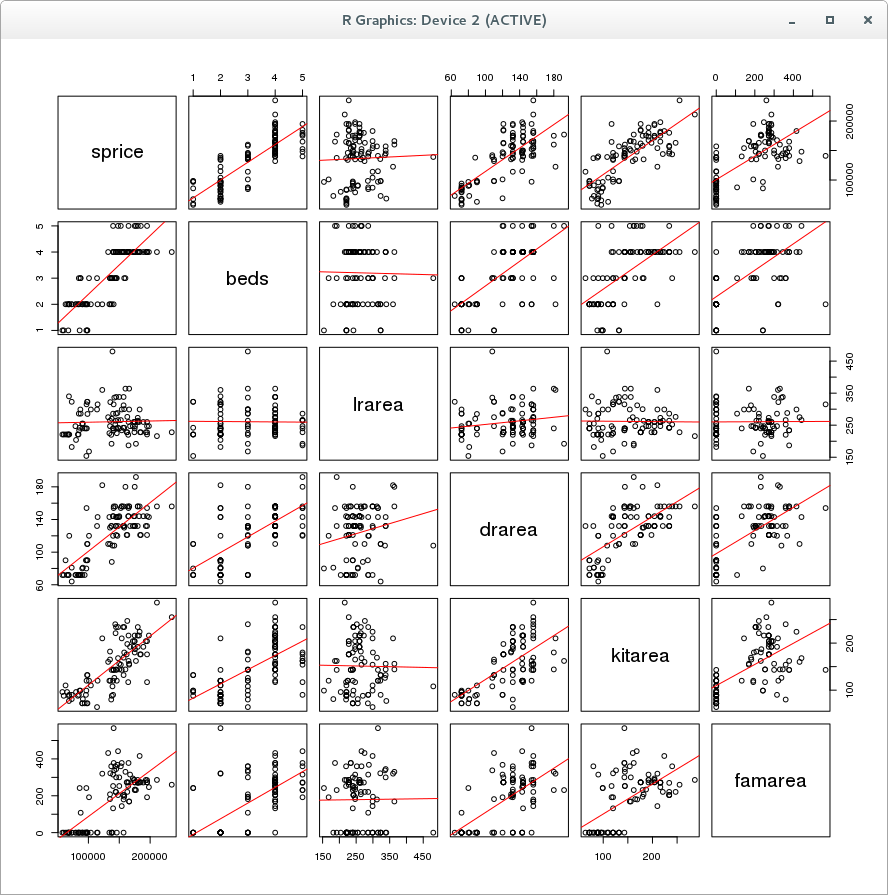

Write R code to recreate this figure.
data <- read.csv("njgolf.csv")
summary(data$sprice)
summary(data$lotsize)
summary(data$beds)
summary(data$drarea)
summary(data$kitarea)
summary(data$lotsizef)

#There are three different prices in the dataset, 
#selling price (sprice), offered price (oprice), 
#and listed price (lprice). Often, different variations 
#of a given concept are provided in data as different 
#fields, which may or may not be the case in this 
#specific situation.  Rely on your understanding 
#of descriptive statistics to build more confidence 
#about the 3 versions of prices of this dataset, by 
#using the summary() command, for example for the sprice 
#field:

summary(data$sprice)
summary(data$oprice)
summary(data$lprice)

hist(data$sprice)
hist(data$oprice)
hist(data$lprice)

library(reshape2) # For the melt function
library(ggplot2)
# Fake data
ZONES = data.frame(sprice=data$sprice, 
                   oprice=data$oprice, 
                   lprice=data$lprice)

# Melt into long format (take a look at the melted data frame to see what melt is doing)
ZONES.M <- melt(ZONES)

ggplot(ZONES.M, aes(value, fill=variable)) +
  geom_density(alpha=0.5)

plot(ecdf(data$sprice))
plot(ecdf(data$oprice))
plot(ecdf(data$lprice))

#range
max(data$sprice, na.rm=TRUE) - min(data$sprice, na.rm=TRUE)
max(data$oprice, na.rm=TRUE) - min(data$oprice, na.rm=TRUE)
max(data$lprice, na.rm=TRUE) - min(data$lprice, na.rm=TRUE)

#variance
var(data$sprice, na.rm=TRUE)
var(data$oprice, na.rm=TRUE)
var(data$lprice, na.rm=TRUE)

#standart deviation
sd(data$sprice, na.rm=TRUE)
sd(data$oprice, na.rm=TRUE)
sd(data$lprice, na.rm=TRUE)

qqplot(data$sprice, data$oprice)
qqplot(data$oprice, data$lprice)
qqplot(data$lprice, data$sprice)


#Check the correlation
cor(data$sprice, data$oprice, method = c("pearson", "kendall", "spearman"))
cor(data$oprice, data$lprice, method = c("pearson", "kendall", "spearman"))
cor(data$lprice, data$sprice, method = c("pearson", "kendall", "spearman"))


library(lattice)
xyplot(sprice ~ lotsize, data=data, scale=list(y=list(alternating=2)), xlab="lot size",ylab="selling price")
xyplot(sprice ~ lotsize | lotsize >0, data=data, scale=list(y=list(alternating=2)), xlab="lot size",ylab="selling price")
xyplot(sprice ~ lotsize, group=factor(data$lotsizef=="house", labels=c("condominium","house")), data=data, panel=panel.superpose, pch=16, scale=list(y=list(alternating=2)), ylab="selling price", key=list(border=T,text=list(c("Condominium","House")),points=list(col=trellis.par.get("superpose.symbol")$col[1:2],pch=16),space="top"))

pairs(sprice ~ beds + lrarea + drarea + kitarea + famarea, data=data)

panel.regression <- function (x, y, col = par("col"), bg = NA, pch = par("pch"),cex = 1, col.regres = "red", ...)
{
  points(x, y, pch = pch, col = col, bg = bg, cex = cex)
  ok <- is.finite(x) & is.finite(y)
  if (any(ok))
    abline(stats::lm(y[ok] ~ x[ok]), col = col.regres, ...)
}

pairs(sprice ~ beds + lrarea + drarea + kitarea + famarea, data=data[data$lotsize > 0, ], panel=panel.regression)
twoPredictorModel <- lm(sprice ~ beds + lrarea + drarea + kitarea + famarea, data=data[data$lotsize > 0, ])
twoPredictorModel
summary(twoPredictorModel)

pairs(sprice ~ beds + lrarea + drarea + kitarea + famarea, data=data[data$lotsize > 0, ],panel=panel.regression)

pairs(sprice ~ beds + lrarea + drarea + kitarea + famarea, data=data[data$lotsize == 0, ],panel=panel.regression)
twoPredictorModel <- lm(sprice ~ beds + lrarea + drarea + kitarea + famarea, data=data[data$lotsize == 0,])
twoPredictorModel
summary(twoPredictorModel)

nrow(data[data$lotsize == 0,])
nrow(data[data$lotsize > 0, ])




pairs(sprice ~ beds + lrarea + drarea + kitarea + famarea, data=data, panel=panel.regression)
pairs(sprice ~ beds + lrarea + drarea + kitarea + famarea, data=data[data$lotsize > 0, ],panel=panel.regression)
